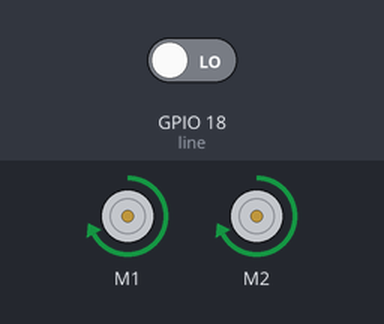
The program below on a simulated Raspberry Pi (BCM pin numbers). Shown: 2 × DC motor (green arrow = forward, orange = backward, longer = faster). The inputs (shaded band) are chosen by the test bench; at power-on: GPIO 18 (line) LOW. Motors are numbered in the order the program creates them (left before right in a Robot); the clock reads 2024-03-15 10:24:30 at power-on unless the program sets it; what the program prints to the terminal is not drawn.

Above: at 1.2 s.
1.3 s: GPIO 18 (line) driven HIGH
At 1.42 s:
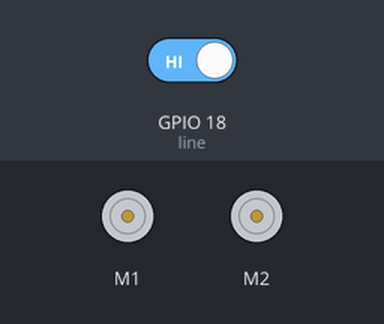
At 4.1 s:
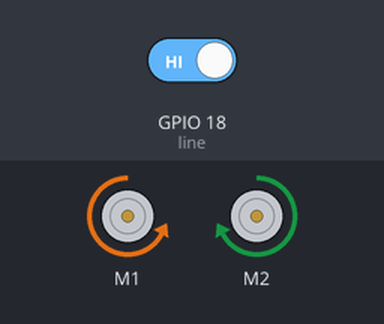
4.3 s: GPIO 18 (line) driven LOW
Timing chart, 0 to 7.3 s (numbered marks = the images above; inputs shaded):
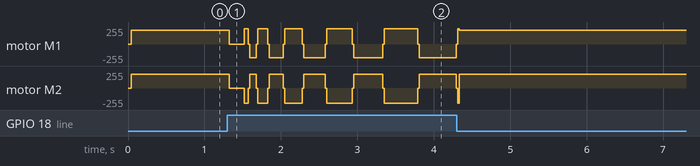

The program:

line_follow2.py
```python
from gpiozero import LineSensor, Robot
from time import sleep, time

robot = Robot(left=(7, 8), right=(9, 10))
line = LineSensor(18)

speed = 0.8


def on_line():
    print('running on')
    robot.forward(speed)


def find_line():
    print('running find')
    robot.stop()
    sleep(0.2)
    period = 0.05
    while True:

        start = time()
        robot.right(speed+0.1)
        while time() < (start + period):
            print('Searching right with period,',period)
            if line.line_detected:
                robot.stop()
                print('line detected')
                return 1
            pass
        period += 0.05
        robot.stop()
        start = time()
        robot.left(speed)
        while time() < (start + period):
            print('Searching right with period,',period)
            if line.line_detected:
                robot.stop()
                print('line detected')
                return 1
            pass
        robot.stop()
        period += 0.05


while True:
    if line.line_detected:
        on_line()
    else:
        find_line()
```
